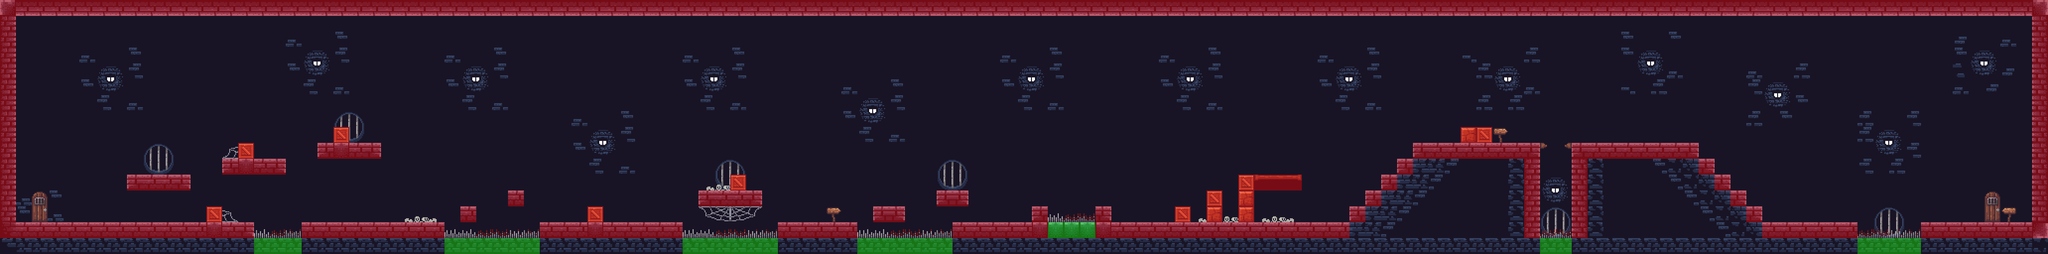

A 2D game scene composited from a Tiled map and its tileset images. What follows is a short description and the map's XML, with each tile layer's data collapsed to a summary:
An orthogonal 129x16 tile map with 48x48 px tiles, 3 tile layers (Background, Assets, Collision), 2 tilesets.

<map version="1.10" tiledversion="1.10.2" orientation="orthogonal" renderorder="right-down" width="129" height="16" tilewidth="48" tileheight="48" infinite="0" nextlayerid="4" nextobjectid="1">
 <tileset firstgid="1" name="Dungeon Tile Set-export" tilewidth="48" tileheight="48" tilecount="270" columns="15">
  <image source="Dungeon Tile Set-export.png" width="720" height="864" />
 </tileset>
 <tileset firstgid="271" name="MapMetadata-export" tilewidth="48" tileheight="48" tilecount="8" columns="4">
  <image source="MapMetadata-export.png" width="201" height="102" />
 </tileset>
 <layer id="1" name="Background" width="129" height="16">
  <properties>
   <property name="Draw" type="bool" value="true" />
  </properties>
  <data>[2064 cells, 2050 non-empty, 27 distinct tile ids]</data>
 </layer>
 <layer id="2" name="Assets" width="129" height="16">
  <properties>
   <property name="Draw" type="bool" value="true" />
  </properties>
  <data>[2064 cells, 388 non-empty, 39 distinct tile ids]</data>
 </layer>
 <layer id="3" name="Collision" width="129" height="16">
  <properties>
   <property name="collision" type="bool" value="true" />
  </properties>
  <data>[2064 cells, 334 non-empty, 2 distinct tile ids]</data>
 </layer>
</map>